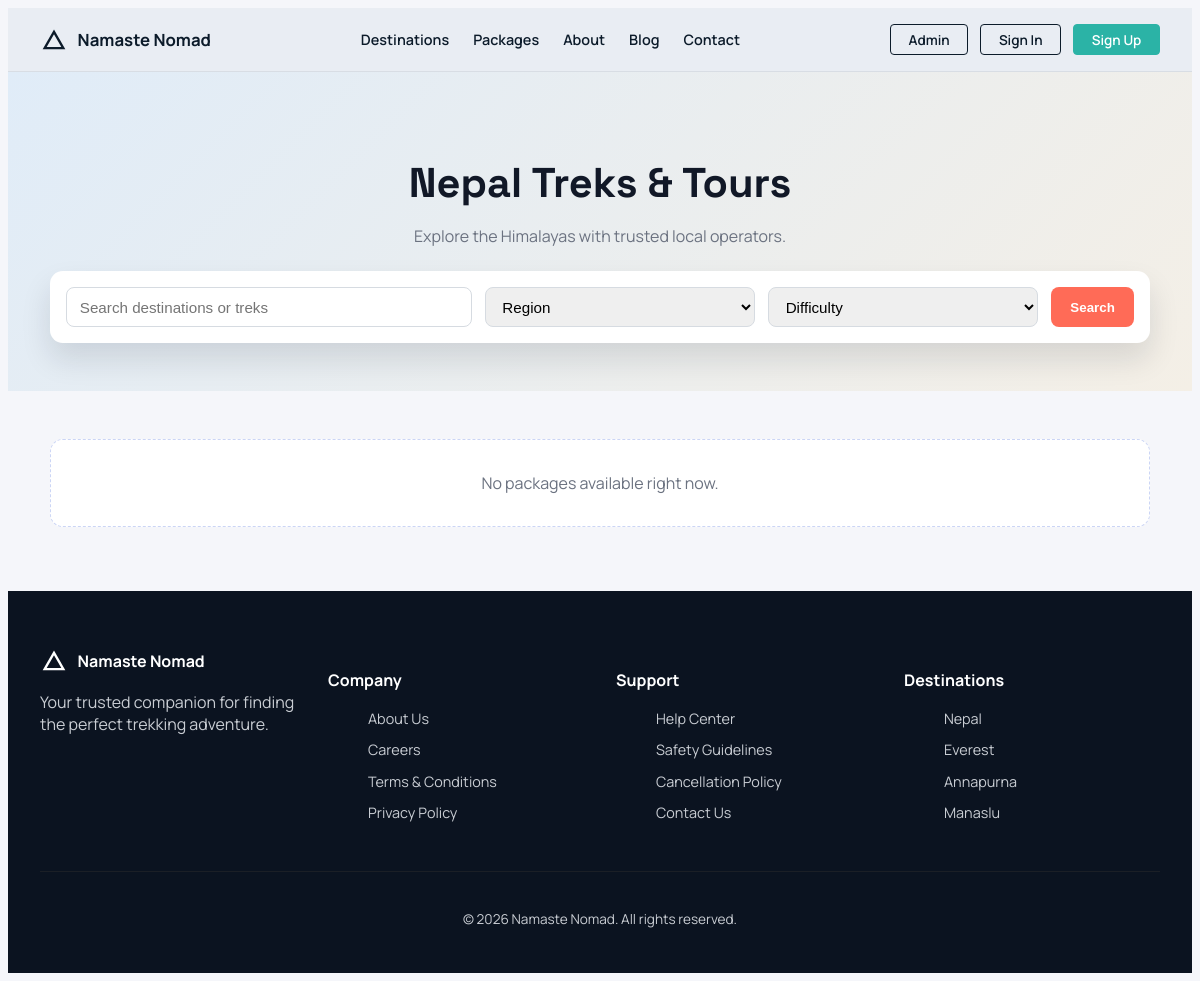
Page /packages/ on the earlier database version.
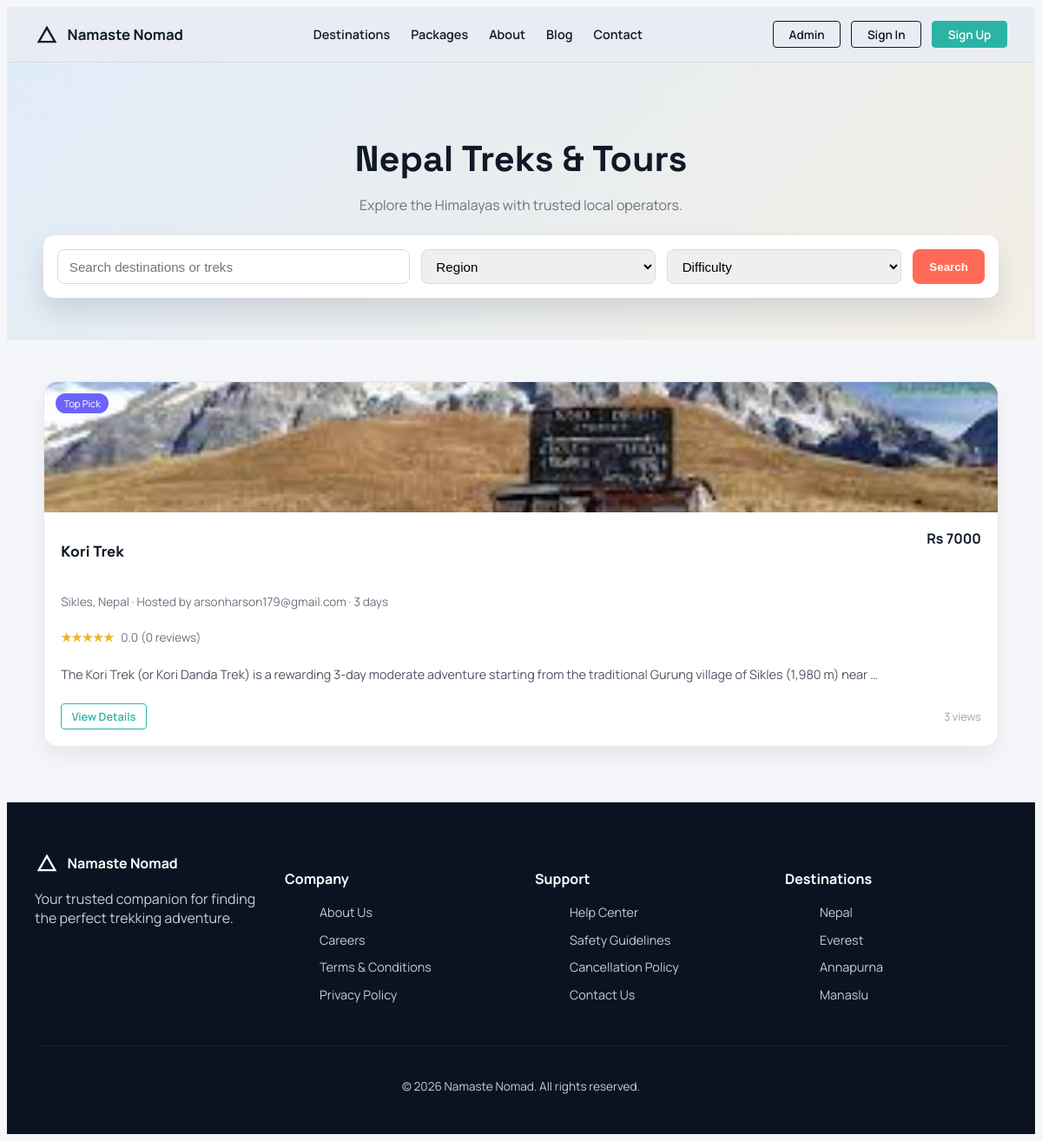
Same page on the later database version.
### core/models.py (models this page shows, shortened)
class Package(models.Model):
    DIFFICULTY_CHOICES = (
        ('easy', 'Easy'),
        ('moderate', 'Moderate'),
        ('challenging', 'Challenging'),
        ('expedition', 'Expedition'),
    )
    vendor = models.ForeignKey(
        settings.AUTH_USER_MODEL,
        on_delete=models.CASCADE,
        related_name='vendor_packages',
    )
    title = models.CharField(max_length=200)
    location = models.CharField(max_length=120, blank=True)
    description = models.TextField(blank=True)
    itinerary = models.TextField(blank=True)
    inclusions = models.TextField(blank=True)
    exclusions = models.TextField(blank=True)
    duration_days = models.PositiveSmallIntegerField(blank=True, null=True)
    difficulty = models.CharField(max_length=20, choices=DIFFICULTY_CHOICES, blank=True)
    group_size = models.PositiveSmallIntegerField(blank=True, null=True)
    best_season = models.CharField(max_length=100, blank=True)
    image_url = models.URLField(blank=True)
    price = models.DecimalField(
        max_digits=10,
        decimal_places=2,
        validators=[MinValueValidator(0)],
    )
    is_active = models.BooleanField(default=True)
    views_count = models.PositiveIntegerField(default=0)
    created_at = models.DateTimeField(auto_now_add=True)

class PackageImage(models.Model):
    package = models.ForeignKey(Package, on_delete=models.CASCADE, related_name='images')
    image = models.ImageField(upload_to='package_images/')
    order = models.PositiveIntegerField(default=0)
    created_at = models.DateTimeField(auto_now_add=True)
    class Meta:
        ordering = ('order', 'created_at', 'id')

### accounts/models.py (models this page shows, shortened)
class User(AbstractUser):
    USER_TYPE_CHOICES = (
        ('vendor', 'Vendor'),
        ('traveler', 'Traveler'),
        ('admin', 'Admin'),
    )
    user_type = models.CharField(max_length=10, choices=USER_TYPE_CHOICES)
    phone = models.CharField(max_length=20, blank=True, null=True)
    is_verified = models.BooleanField(default=False)

### core/views.py (the view)
# urls.py: path('packages/', views.package_list, name='package_list'),
def package_list(request):
    packages = Package.objects.filter(is_active=True).prefetch_related('images').annotate(
        review_count=Count('reviews', distinct=True),
        avg_rating=Avg('reviews__rating'),
    ).order_by('-created_at')
    return render(request, 'core/packages.html', {
        'packages': packages,
    })

### core/templates/core/packages.html (shortened to what this page needs)
{% load static %}
<!DOCTYPE html>
<html lang="en">
<head>
    <link rel="stylesheet" href="{% static 'css/landing.css' %}">
    <link rel="stylesheet" href="{% static 'css/packages.css' %}">
</head>
<body class="packages-body">
    <nav class="landing-nav">
        <div class="nav-container">
            <a class="nav-brand" href="{% url 'home' %}">
                <svg width="28" height="28" viewBox="0 0 24 24" fill="none" stroke="currentColor" stroke-width="2">
                    <path d="M4 19l8-14 8 14H4z"/>
                </svg>
                <span>Namaste Nomad</span>
            </a>
            <div class="nav-menu">
                <a href="#">Destinations</a>
                <a href="{% url 'package_list' %}">Packages</a>
                <a href="{% url 'about' %}">About</a>
                <a href="#">Blog</a>
                <a href="{% url 'contact' %}">Contact</a>
            </div>
            <div class="nav-actions">
                <a href="{% url 'admin_login' %}" class="btn-ghost">Admin</a>
                <a href="{% url 'account_login_choice' %}" class="btn-ghost">Sign In</a>
                <a href="{% url 'account_register_choice' %}" class="btn-dark">Sign Up</a>
            </div>
        </div>
    </nav>
    <header class="packages-hero">
        <div class="packages-hero-content">
            <h1>Nepal Treks &amp; Tours</h1>
            <p>Explore the Himalayas with trusted local operators.</p>
            <div class="packages-filter">
                <input type="text" placeholder="Search destinations or treks">
                <select>
                    <option>Region</option>
                </select>
                <select>
                    <option>Difficulty</option>
                </select>
                <button>Search</button>
            </div>
        </div>
    </header>
    <section class="packages-section">
        <div class="packages-grid">
            {% if packages %}
                {% for package in packages %}
                    <article class="package-card">
                        {% with cover=package.images.all|first %}
                            <div class="package-image" {% if cover %}style="background-image: url('{{ cover.image.url }}');"{% elif package.image_url %}style="background-image: url('{{ package.image_url }}');"{% endif %}>
                                <span class="package-pill">Top Pick</span>
                            </div>
                        {% endwith %}
                        <div class="package-body">
                            <div class="package-title-row">
                                <h2>{{ package.title }}</h2>
                                <span class="package-price">Rs {{ package.price|floatformat:0 }}</span>
                            </div>
                            <p class="package-meta">
                                {{ package.location|default:"Nepal" }} · Hosted by {{ package.vendor.get_full_name|default:package.vendor.username }}
                                {% if package.duration_days %} · {{ package.duration_days }} days{% endif %}
                            </p>
                            <div class="package-rating">
                                <span class="stars">★★★★★</span>
                                <span>
                                    {{ package.avg_rating|default:0|floatformat:1 }}
                                    ({{ package.review_count }} reviews)
                                </span>
                            </div>
                            <p class="package-desc">
                                {{ package.description|default:"Customizable trek package with local guide support."|truncatewords:24 }}
                            </p>
                            <div class="package-actions">
                                <a href="{% url 'package_detail' package.id %}" class="btn-outline-dark">View Details</a>
                                <span class="package-views">{{ package.views_count }} views</span>
                            </div>
                        </div>
                    </article>
                {% endfor %}
            {% else %}
                <div class="packages-empty">No packages available right now.</div>
            {% endif %}
        </div>
    </section>
    <footer class="footer">
        <div class="container-landing">
            <div class="footer-grid">
                <div class="footer-column">
                    <div class="footer-brand">
                        <svg width="28" height="28" viewBox="0 0 24 24" fill="none" stroke="currentColor" stroke-width="2">
                            <path d="M4 19l8-14 8 14H4z"/>
                        </svg>
                        <span>Namaste Nomad</span>
                    </div>
                    <p>Your trusted companion for finding the perfect trekking adventure.</p>
                </div>
                <div class="footer-column">
                    <h4>Company</h4>
                    <ul>
                        <li><a href="{% url 'about' %}">About Us</a></li>
                        <li><a href="#">Careers</a></li>
                        <li><a href="#">Terms &amp; Conditions</a></li>
                        <li><a href="#">Privacy Policy</a></li>
                    </ul>
                </div>
                <div class="footer-column">
                    <h4>Support</h4>
                    <ul>
                        <li><a href="#">Help Center</a></li>
                        <li><a href="#">Safety Guidelines</a></li>
                        <li><a href="#">Cancellation Policy</a></li>
                        <li><a href="{% url 'contact' %}">Contact Us</a></li>
                    </ul>
                </div>
                <div class="footer-column">
                    <h4>Destinations</h4>
                    <ul>
                        <li><a href="#">Nepal</a></li>
                        <li><a href="#">Everest</a></li>
                        <li><a href="#">Annapurna</a></li>
                        <li><a href="#">Manaslu</a></li>
                    </ul>
                </div>
            </div>
            <div class="footer-bottom">
                <p>&copy; 2026 Namaste Nomad. All rights reserved.</p>
            </div>
        </div>
    </footer>
</body>
</html>

### static/css/landing.css (style rules this page uses)
:root { --ink: #0c1b2a; --muted: #55606d; --light: #f6f5f2; --panel: #ffffff; --border: #d6dbe1; --hero: #cfe3f4; --charcoal: #102233; --dark: #0b1320; --accent: #ff6b57; --accent-2: #2bb3a6; --accent-3: #f0b429; --accent-4: #6c63ff; }
body { font-family: "Manrope", "Segoe UI", sans-serif; background: var(--light); color: var(--ink); }
h1, h2, h3 { font-family: "Space Grotesk", "Manrope", sans-serif; }
.container-landing { max-width: 1180px; margin: 0 auto; padding: 0 2rem; }
section { padding: 4rem 0; }
.landing-nav { background: #e9edf3; border-bottom: 1px solid #d8dde4; position: sticky; top: 0; z-index: 1000; }
.nav-container { max-width: 1200px; margin: 0 auto; padding: 1rem 2rem; display: flex; align-items: center; justify-content: space-between; gap: 2rem; }
.landing-nav .nav-brand { display: flex; align-items: center; gap: 0.6rem; font-size: 1.05rem; font-weight: 700; color: var(--ink); text-decoration: none; }
.nav-menu { display: flex; gap: 1.5rem; font-size: 0.9rem; }
.nav-menu a { color: var(--ink); text-decoration: none; font-weight: 600; }
.nav-actions { display: flex; gap: 0.75rem; }
.btn-ghost, .btn-dark { text-decoration: none; font-weight: 600; border-radius: 0.25rem; padding: 0.35rem 1.1rem; display: inline-flex; align-items: center; justify-content: center; border: 1px solid var(--ink); font-size: 0.85rem; }
.btn-ghost { color: var(--ink); background: transparent; }
.btn-dark { color: #fff; background: var(--accent-2); border-color: var(--accent-2); }
.btn-outline-dark { border: 1px solid var(--accent-2); color: var(--accent-2); text-decoration: none; padding: 0.3rem 0.7rem; border-radius: 0.25rem; font-size: 0.8rem; font-weight: 600; }
.footer { background: #0b1320; color: #c9cdd3; padding: 3.5rem 0 2rem; }
.footer-grid { display: grid; grid-template-columns: repeat(auto-fit, minmax(180px, 1fr)); gap: 2rem; margin-bottom: 2rem; }
.footer-brand { display: flex; align-items: center; gap: 0.6rem; font-weight: 700; color: #fff; margin-bottom: 1rem; }
.footer-column h4 { color: #fff; margin-bottom: 0.8rem; font-size: 1rem; }
.footer-column ul { list-style: none; }
.footer-column ul li { margin-bottom: 0.6rem; }
.footer-column a { color: #c9cdd3; text-decoration: none; font-size: 0.9rem; }
.footer-bottom { border-top: 1px solid #1b1f26; padding-top: 1.5rem; text-align: center; font-size: 0.85rem; }

Differences in the rows shown:
added Package: images.image (picture), title "Kori Trek", price "7000", location "Sikles, Nepal", vendor.get_full_name "arsonharson179@gmail.com", duration_days "3", avg_rating "0.0", review_count "0", description "The Kori Trek (or Kori Danda Trek) is a rewarding 3-day moderate adventure starting from the traditional Gurung village of Sikles (1,980 m) near …", views_count "3"
Other differences:
text no longer shown: "No packages available right now."
